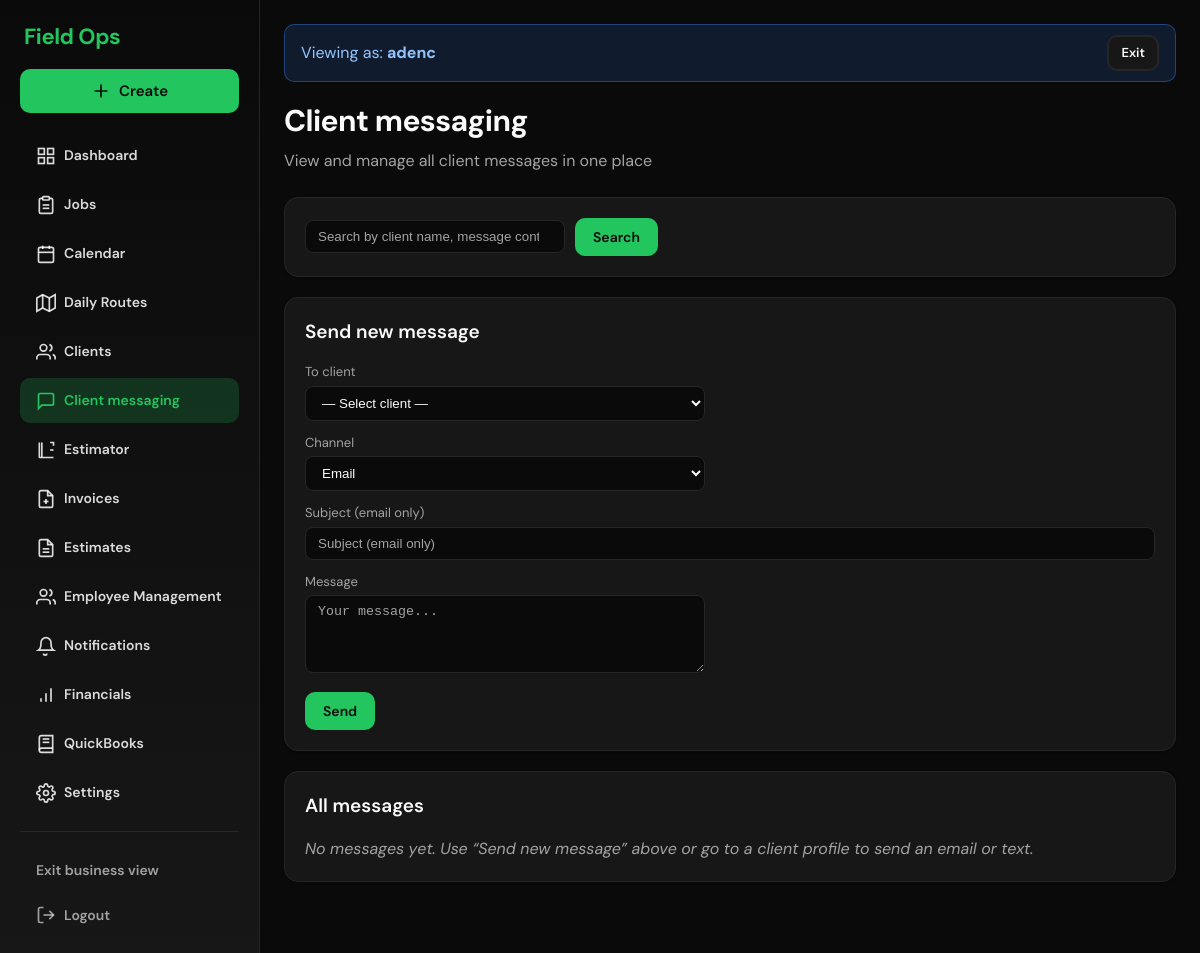
Before: /clients/messages/ (signed in) with the older database file.
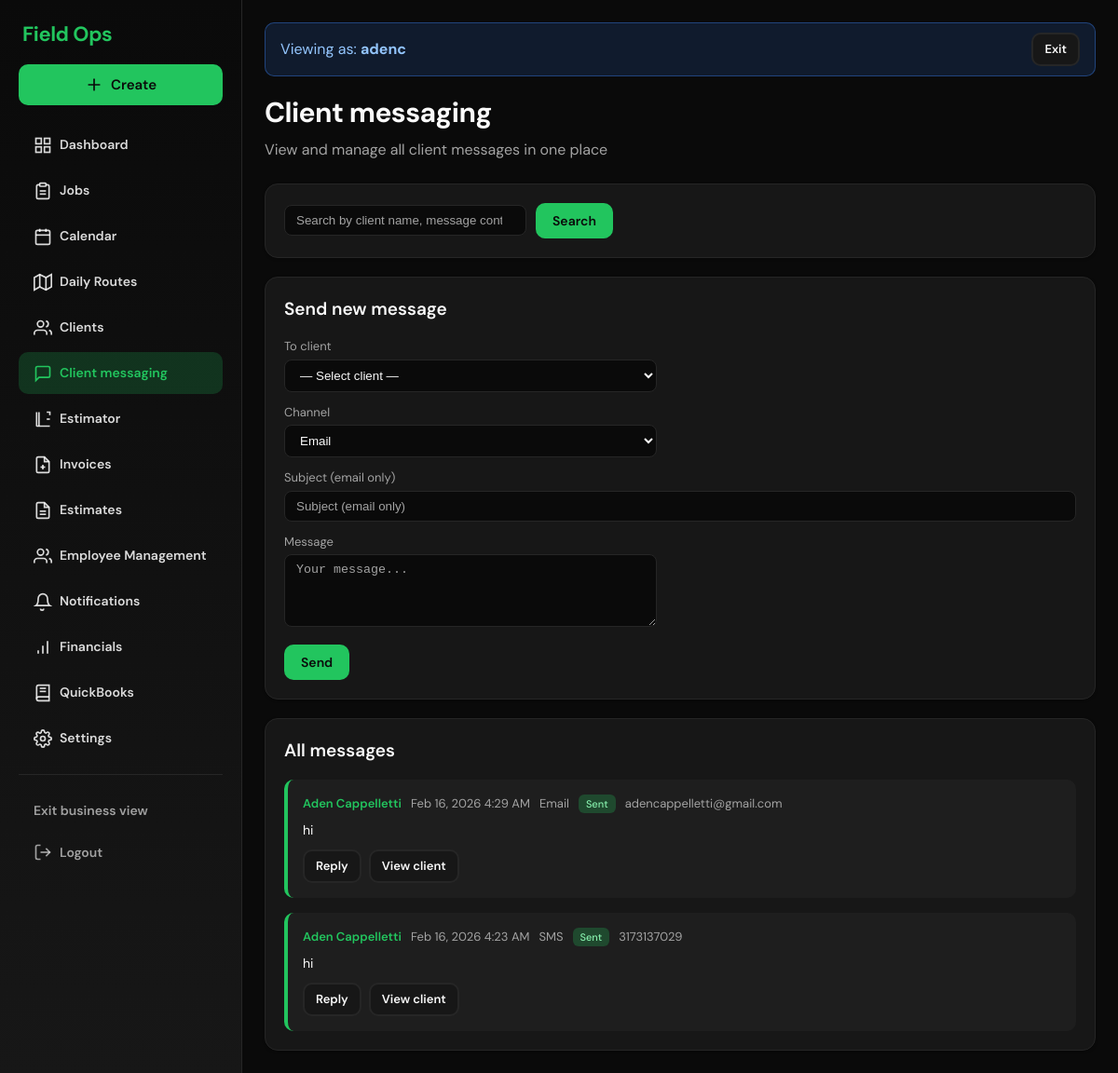
After: the same page with the newer database file.
### customers/models.py (models this page shows, shortened)
class ClientMessage(models.Model):
    CHANNEL_EMAIL = "email"
    CHANNEL_SMS = "sms"
    CHANNEL_CHOICES = [(CHANNEL_EMAIL, "Email"), (CHANNEL_SMS, "SMS")]
    DIRECTION_SENT = "sent"
    DIRECTION_RECEIVED = "received"
    DIRECTION_CHOICES = [(DIRECTION_SENT, "Sent"), (DIRECTION_RECEIVED, "Received")]
    customer = models.ForeignKey(
        Customer,
        on_delete=models.CASCADE,
        related_name="messages",
    )
    channel = models.CharField(max_length=10, choices=CHANNEL_CHOICES)
    direction = models.CharField(max_length=10, choices=DIRECTION_CHOICES)
    subject = models.CharField(max_length=255, blank=True, help_text="Email subject; blank for SMS.")
    body = models.TextField()
    to_address = models.CharField(
        max_length=255,
        blank=True,
        help_text="Email address or phone number the message was sent to or received from.",
    )
    created_at = models.DateTimeField(auto_now_add=True)
    created_by = models.ForeignKey(
        settings.AUTH_USER_MODEL,
        on_delete=models.SET_NULL,
        null=True,
        blank=True,
        related_name="sent_client_messages",
        help_text="User who sent this message (null for received or system).",
    )
    is_read = models.BooleanField(
        default=False,
        help_text="Received messages are unread until viewed on the client profile.",
    )
    class Meta:
        ordering = ["-created_at"]

class Customer(models.Model):
    business = models.ForeignKey(
        Business,
        on_delete=models.CASCADE,
        related_name='customers'
    )
    name = models.CharField(max_length=255)
    phone = models.CharField(max_length=20, blank=True)
    alt_phone = models.CharField(max_length=20, blank=True, verbose_name='Alternate phone')
    email = models.EmailField(blank=True)
    COMMUNICATION_PREFERENCE_CHOICES = [
        ("", "— Not set —"),
        ("email", "Email"),
        ("sms", "Text (SMS)"),
        ("both", "Email and Text"),
    ]
    communication_preference = models.CharField(
        max_length=10,
        choices=COMMUNICATION_PREFERENCE_CHOICES,
        default="",
        blank=True,
        help_text="How this client prefers to be contacted.",
    )
    address_line1 = models.CharField(max_length=255, blank=True, verbose_name='Address')
    address_line2 = models.CharField(max_length=255, blank=True, verbose_name='Address line 2')
    city = models.CharField(max_length=100, blank=True)
    state = models.CharField(max_length=50, blank=True)
    postal_code = models.CharField(max_length=20, blank=True, verbose_name='ZIP / Postal code')
    notes = models.TextField(blank=True)
    INVOICE_FREQUENCY_CHOICES = [
        ("", "Ask each time (choose when job is completed)"),
        ("per_service", "Per service — invoice when each job is completed"),
        ("monthly", "Monthly — add completed jobs to a monthly invoice"),
    ]
    invoice_frequency = models.CharField(
        max_length=20,
        choices=INVOICE_FREQUENCY_CHOICES,
        default="",
        blank=True,
        help_text="When to send invoices for this client. Leave blank to choose per job.",
    )
    monthly_invoice_send_day = models.PositiveSmallIntegerField(
        null=True,
        blank=True,
        validators=[MinValueValidator(1), MaxValueValidator(28)],
        help_text="For monthly clients: day of month to send the invoice (1–28). E.g. 1 = 1st, 15 = 15th. Leave blank to send manually.",
    )
    invoice_due_days = models.PositiveSmallIntegerField(
        null=True,
        blank=True,
        validators=[MinValueValidator(0), MaxValueValidator(365)],
        help_text="Override due date for this client: days from issue date (e.g. 15 = Net 15). Leave blank to use business default.",
    )
    created_at = models.DateTimeField(auto_now_add=True)
    updated_at = models.DateTimeField(auto_now=True)

### customers/views.py (the view, shortened to what this page needs)
# urls.py: path("messages/", views.client_messages_list, name="client_messages_list"),
@role_required("owner")
def client_messages_list(request):
    business = _get_business(request)
    if not business:
        messages.error(request, "You must be associated with a business to view messages.")
        return redirect("/")
    messages_search_q = (request.GET.get("q") or "").strip()
    qs = (
        ClientMessage.objects.filter(customer__business=business)
        .select_related("customer")
        .order_by("-created_at")
    )
    client_messages = list(qs[:200])
    unread_messages_count = ClientMessage.objects.filter(
        customer__business=business,
        direction=ClientMessage.DIRECTION_RECEIVED,
        is_read=False,
    ).count()
    customers_list = list(Customer.objects.filter(business=business).order_by("name"))
    return render(request, "customers/client_messages_list.html", {
        "client_messages": client_messages,
        "messages_search_q": messages_search_q,
        "unread_messages_count": unread_messages_count,
        "customers_list": customers_list,
        "send_message_form": SendMessageForm(),
    })

### customers/forms.py (shortened to what this page needs)
class SendMessageForm(forms.Form):
    channel = forms.ChoiceField(
        choices=[("email", "Email"), ("sms", "Text (SMS)")],
        widget=forms.Select(attrs={"class": "form-select"}),
    )
    subject = forms.CharField(
        max_length=255,
        required=False,
        widget=forms.TextInput(attrs={"class": "form-control", "placeholder": "Subject (email only)"}),
    )
    body = forms.CharField(
        widget=forms.Textarea(attrs={"class": "form-control", "rows": 4, "placeholder": "Your message..."}),
        required=True,
    )

### accounts/context_processors.py (called while the page is built)
def notification_unread_count(request):
    if request.user.is_authenticated:
        return {
            "notification_unread_count": Notification.objects.filter(
                to_user=request.user, read_at__isnull=True
            ).count(),
        }
    return {"notification_unread_count": 0}

### customers/templates/customers/client_messages_list.html (shortened to what this page needs)
{% extends "base.html" %}
{% block content %}
<div class="page-header">
  <h1>Client messaging</h1>
  <p>View and manage all client messages in one place</p>
</div>
<div class="card messages-toolbar-card">
  <form method="get" action="{% url 'client_messages_list' %}" class="search-form">
    <input type="search" name="q" value="{{ messages_search_q }}" placeholder="Search by client name, message content..." class="form-control search-input">
    <button type="submit" class="btn btn-primary">Search</button>
  </form>
</div>
<div class="card send-new-card">
  <h2 class="card-title">Send new message</h2>
  <form method="post" action="" id="send-new-form" class="send-message-form" data-send-url="{% url 'customer_send_message' 999 %}">
    <div class="form-row">
      <label for="id_send_customer">To client</label>
      <select name="customer_id" id="id_send_customer" required class="form-control">
        <option value="">— Select client —</option>
      </select>
    </div>
    <div class="form-row">
      <label for="id_channel">Channel</label>
      {{ send_message_form.channel }}
    </div>
    <div class="form-row form-row-subject">
      <label for="id_subject">Subject (email only)</label>
      {{ send_message_form.subject }}
    </div>
    <div class="form-row">
      <label for="id_body">Message</label>
      {{ send_message_form.body }}
    </div>
    <button type="submit" class="btn btn-primary">Send</button>
  </form>
</div>
<div class="card messages-list-card">
  <h2 class="card-title">All messages</h2>
  {% if client_messages %}
  <div class="message-list">
    {% for msg in client_messages %}
    <div class="message-row message-{{ msg.direction }}{% if msg.direction == 'received' and not msg.is_read %} message-unread{% endif %}">
      <div class="message-meta">
        <a href="{% url 'customer_detail' msg.customer.id %}#message-history" class="link-primary message-client">{{ msg.customer.name }}</a>
        <span class="message-date">{{ msg.created_at|date:"M j, Y g:i A" }}</span>
        <span class="message-channel">{{ msg.get_channel_display }}</span>
        <span class="badge badge-{{ msg.direction }}">{{ msg.get_direction_display }}</span>
        {% if msg.to_address %}<span class="message-to">{{ msg.to_address }}</span>{% endif %}
      </div>
      <div class="message-body">{{ msg.body|truncatewords:50 }}</div>
      <div class="message-actions">
        <button type="button" class="btn btn-secondary btn-sm reply-toggle">Reply</button>
        <a href="{% url 'customer_detail' msg.customer.id %}#message-history" class="btn btn-secondary btn-sm">View client</a>
      </div>
    </div>
    {% endfor %}
  </div>
  {% else %}
  <p class="no-messages">No messages yet. Use “Send new message” above or go to a client profile to send an email or text.</p>
  {% endif %}
</div>
{% endblock %}

Changed rows visible on the page:
added ClientMessage: customer.name "Aden Cappelletti", created_at "Feb 16, 2026 4:29 AM", channel "Email", direction "Sent", to_address "adencappelletti@gmail.com", body "hi"
added ClientMessage: customer.name "Aden Cappelletti", created_at "Feb 16, 2026 4:23 AM", channel "SMS", direction "Sent", to_address "3173137029", body "hi"
Other visible differences:
text no longer shown: "No messages yet. Use “Send new message” above or go to a client profile to send an email or text."
